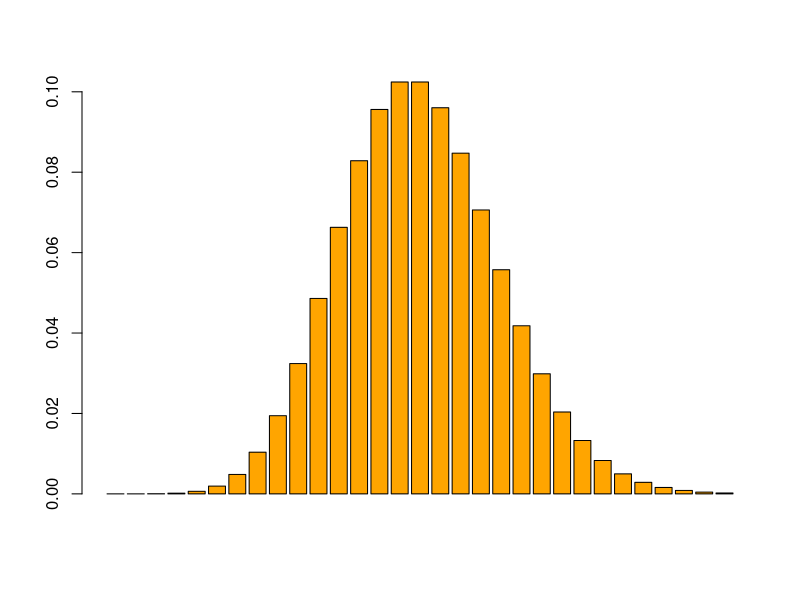
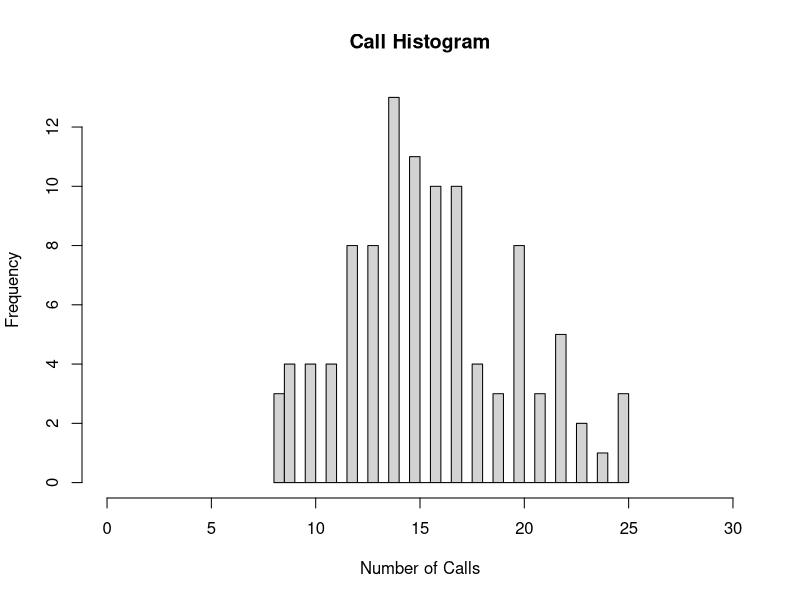

These figures' R source, in order:
## ---- chunk 1
knitr::opts_chunk$set(echo = TRUE)
## ---- chunk 2

###What is the probability that she will hear more than 8 calls during any given session?

?dpois
#I like the addition of the question command I also ran this lol just not in my chunk
### I will use the poisson distribution because I am assuming that each titi call is independent of one another.

x<-8

###I want to find the probability of x.  I am unsure if I should use 8 or 9. 

l<-15

### l is our parameter. It is a mean of 15. 

1-ppois(q=x,lambda=l)

### Rather than count from 9 to infinity, I am going to rely on the fact that we can use the compliment by subtracting by one. 
## ---- chunk 3
#i would also label chunks to find them easier -M

###What is the probability that she will hear no calls in a session?

dpois(0,15)

###This function will give me the probability of zero calls. 

###I know I am supposed to use 15, but I am not sure why it matters to include it.

#In this case we are taking 15 as the given mean (not just a hypothesis) so its being used to generate the data set
## ---- chunk 4
###What is the probability that she will hear exactly 3 calls in a session?

dpois(3,15)

###It would make sense if we did the same thing with zero calls, but replaced the zero with 3. 
## ---- chunk 5
###Plot the relevant Poisson mass function over the values in range 0 ≤ x ≤ 30.

x<-0:30

###X is the range which we are considering. 

l=15

###l is the parameter.

barplot(dpois(x,l), col = "orange")

#we chatted online but yeah there is a bunch of things you can add if you look at the arguments in the function like a spooky color!
###I want to create a bar plot that considers both X and l.

## ---- chunk 6
###Simulate 104 results from this distribution (i.e., 2 years of Saturday monitoring sessions).

rpois(104,15)

###I want this function to work kind of like a random number generation.  I will use rpois because I know it takes into account random numbers from a poisson distribution.

###Will the results be different every time I run the chunk?
#Yes it does!
## ---- chunk 7
###Plot the simulated results using hist() and use xlim() to set the horizontal limits to be from 0 to 30. How does your histogram compare to the shape of the probability mass function you plotted above?

y<-rpois(104,15)

###I want to give the distribution above a name so that I can put it into a graph. 

hist(y,xlim=c(0,30),xlab="Number of Calls",main="Call Histogram",breaks=30)

###I think that this graph would more closely resemble a bell curve if it was ideal.  But, I can still see evidence of the bell curve. 
